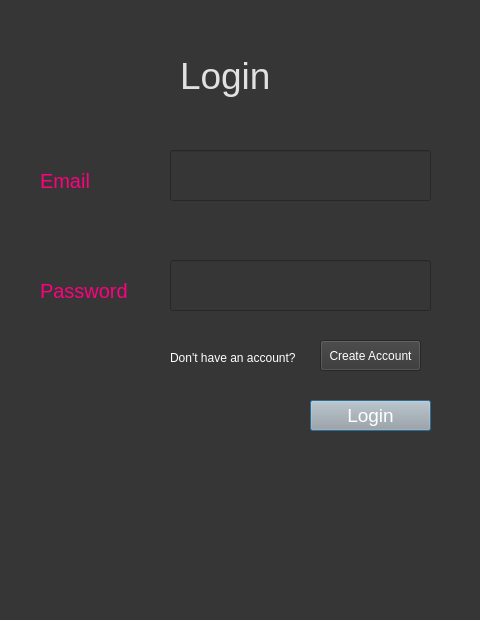
<?xml version="1.0" encoding="UTF-8"?>
<ui version="4.0">
 <class>Dialog</class>
 <widget class="QDialog" name="Dialog">
  <property name="geometry">
   <rect>
    <x>0</x>
    <y>0</y>
    <width>480</width>
    <height>620</height>
   </rect>
  </property>
  <property name="windowTitle">
   <string>Dialog</string>
  </property>
  <property name="styleSheet">
   <string notr="true">background-color: rgb(54, 54, 54);</string>
  </property>
  <widget class="QLabel" name="label">
   <property name="geometry">
    <rect>
     <x>180</x>
     <y>40</y>
     <width>111</width>
     <height>71</height>
    </rect>
   </property>
   <property name="styleSheet">
    <string notr="true">color:rgb(225, 225, 225); font-size:28pt;</string>
   </property>
   <property name="text">
    <string>Login</string>
   </property>
  </widget>
  <widget class="QLabel" name="label_2">
   <property name="geometry">
    <rect>
     <x>40</x>
     <y>160</y>
     <width>91</width>
     <height>41</height>
    </rect>
   </property>
   <property name="styleSheet">
    <string notr="true">font-size:15pt; color:rgb(255, 0, 127)</string>
   </property>
   <property name="text">
    <string>Email</string>
   </property>
  </widget>
  <widget class="QLineEdit" name="email">
   <property name="geometry">
    <rect>
     <x>170</x>
     <y>150</y>
     <width>261</width>
     <height>51</height>
    </rect>
   </property>
   <property name="styleSheet">
    <string notr="true">font-size:14pt; color:rgb(243, 243, 243)</string>
   </property>
  </widget>
  <widget class="QLineEdit" name="password">
   <property name="geometry">
    <rect>
     <x>170</x>
     <y>260</y>
     <width>261</width>
     <height>51</height>
    </rect>
   </property>
   <property name="styleSheet">
    <string notr="true">font-size:14pt; color:rgb(243, 243, 243)</string>
   </property>
  </widget>
  <widget class="QLabel" name="label_3">
   <property name="geometry">
    <rect>
     <x>40</x>
     <y>270</y>
     <width>111</width>
     <height>41</height>
    </rect>
   </property>
   <property name="styleSheet">
    <string notr="true">font-size:15pt; color:rgb(255, 0, 127)</string>
   </property>
   <property name="text">
    <string>Password</string>
   </property>
  </widget>
  <widget class="QPushButton" name="loginbutton">
   <property name="geometry">
    <rect>
     <x>310</x>
     <y>400</y>
     <width>121</width>
     <height>31</height>
    </rect>
   </property>
   <property name="styleSheet">
    <string notr="true">background-color: rgb(167, 168, 167); font-size:14pt; color:rgb(255, 255, 255)</string>
   </property>
   <property name="text">
    <string>Login</string>
   </property>
  </widget>
  <widget class="QLabel" name="label_4">
   <property name="geometry">
    <rect>
     <x>170</x>
     <y>350</y>
     <width>141</width>
     <height>16</height>
    </rect>
   </property>
   <property name="styleSheet">
    <string notr="true">color:rgb(255, 255, 255)</string>
   </property>
   <property name="text">
    <string>Don't have an account?</string>
   </property>
  </widget>
  <widget class="QPushButton" name="createaccbutton">
   <property name="geometry">
    <rect>
     <x>320</x>
     <y>340</y>
     <width>101</width>
     <height>31</height>
    </rect>
   </property>
   <property name="styleSheet">
    <string notr="true">color:rgb(255, 255, 255)</string>
   </property>
   <property name="text">
    <string>Create Account</string>
   </property>
  </widget>
 </widget>
 <resources/>
 <connections/>
</ui>
